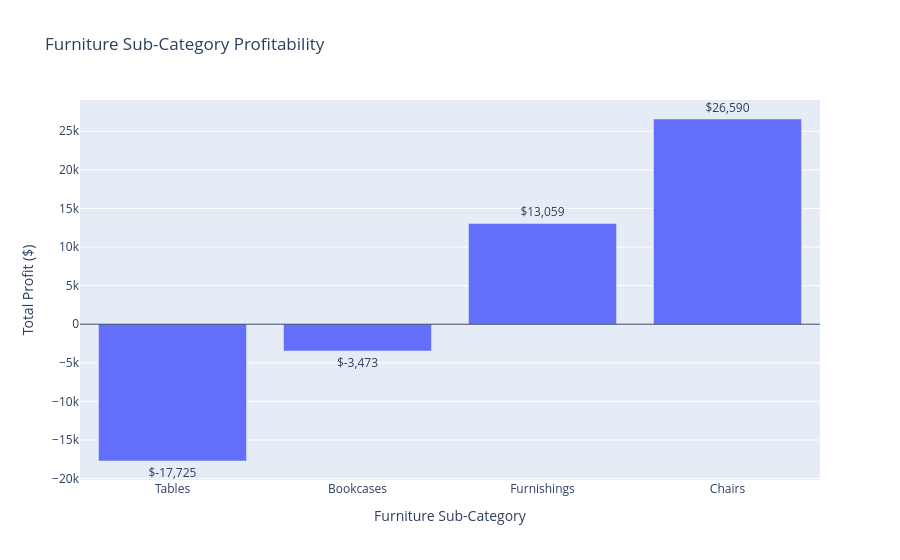

Notebook code cell kept with this figure:
### Markdown cell above
# Furniture investigation

### Code cell
fig = px.bar(
    furniture_df,
    x="sub_category",
    y="profit",
    text="profit",
    title="Furniture Sub-Category Profitability"
)

fig.update_traces(
    texttemplate="$%{text:,.0f}",
    textposition="outside"
)

fig.add_hline(
    y=0,
    line_width=1
)

fig.update_layout(
    yaxis_title="Total Profit ($)",
    xaxis_title="Furniture Sub-Category"
)

fig.show()

### Figure 1 — Plotly figure (JSON) as saved in the notebook; plotly's stock layout.template omitted (floating-point values rounded to 4 significant figures)
{"data": [{"hovertemplate": "sub_category=%{x}<br>profit=%{text}<extra></extra>", "legendgroup": "", "marker": {"color": "#636efa", "pattern": {"shape": ""}}, "name": "", "orientation": "v", "showlegend": false, "text": [-17730.0, -3473.0, 13060.0, 26590.0], "textposition": "outside", "texttemplate": "$%{text:,.0f}", "type": "bar", "x": ["Tables", "Bookcases", "Furnishings", "Chairs"], "xaxis": "x", "y": [-17730.0, -3473.0, 13060.0, 26590.0], "yaxis": "y"}], "layout": {"barmode": "relative", "legend": {"tracegroupgap": 0}, "shapes": [{"line": {"width": 1}, "type": "line", "x0": 0, "x1": 1, "xref": "x domain", "y0": 0, "y1": 0, "yref": "y"}], "title": {"text": "Furniture Sub-Category Profitability"}, "xaxis": {"anchor": "y", "domain": [0, 1], "title": {"text": "Furniture Sub-Category"}}, "yaxis": {"anchor": "x", "domain": [0, 1], "title": {"text": "Total Profit ($)"}}}}
